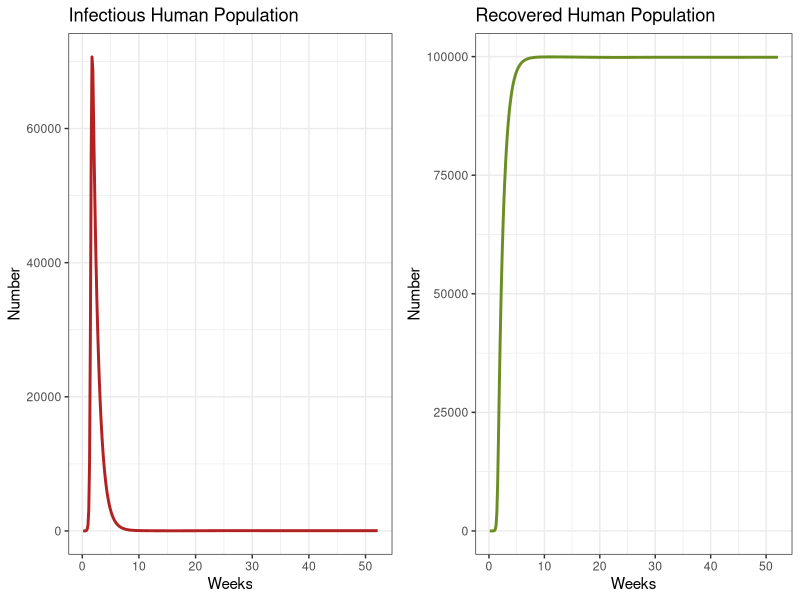
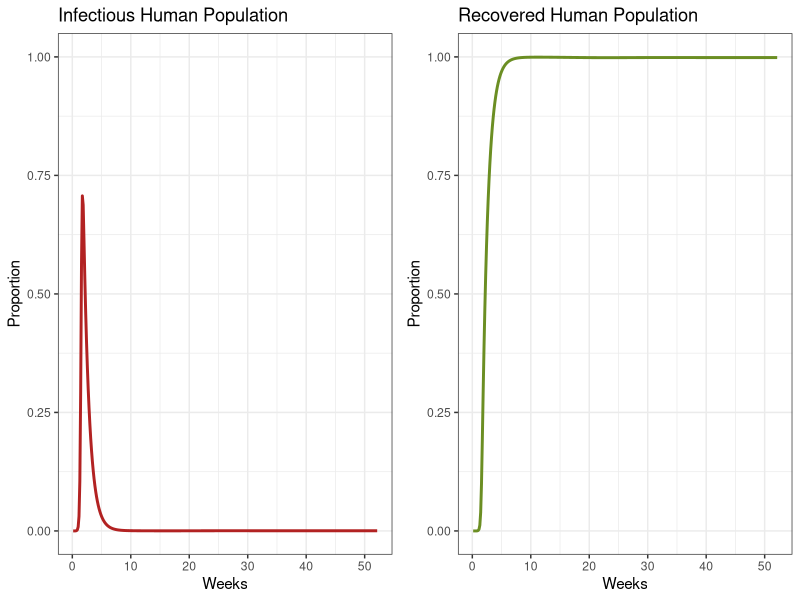
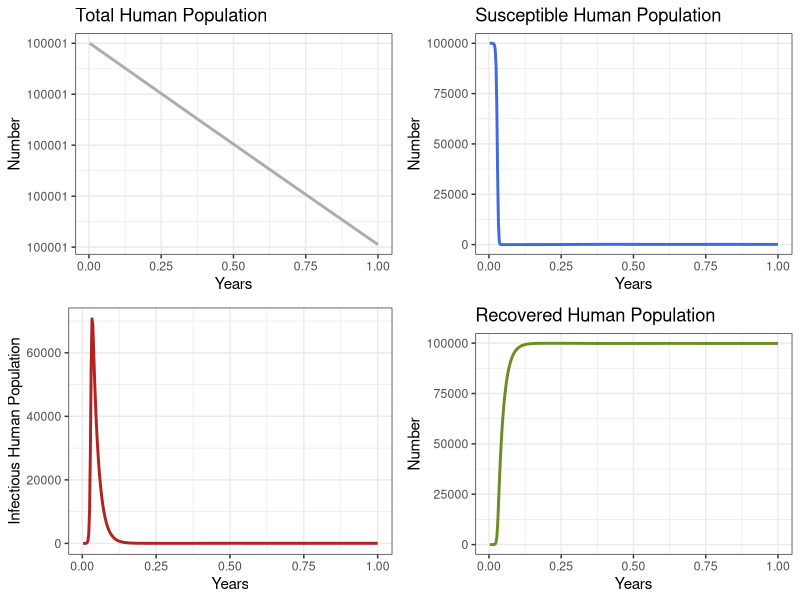
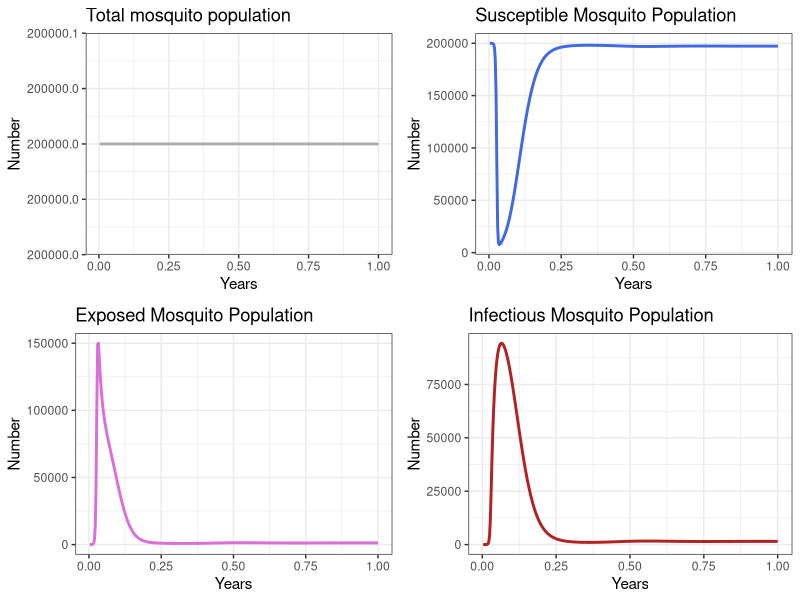
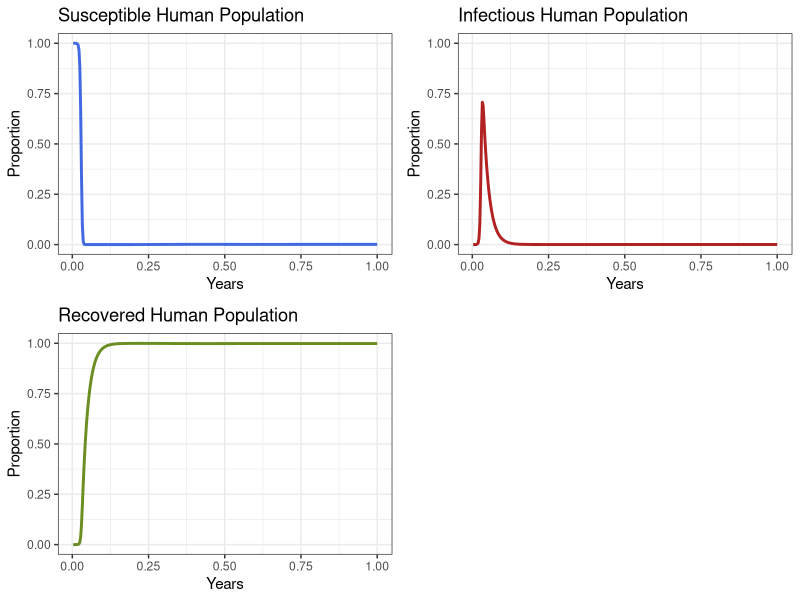

Here is the R script that generated these plots, in order:
## ---- chunk 1
#Versión última modificación 21/10/2022
full_version <- TRUE
## ---- chunk 2
# Load the deSolve package for solving differential equations
library(deSolve)  

# Load the tidyverse package for data manipulation and visualization
library(tidyverse)  

# Load the cowplot package for enhanced plot layout and customization
library(cowplot)

## ---- chunk 3

# Parameter List 
Lv <- 10                # Life expectancy of mosquitoes (in days)
Lh <- 50 * 365          # Life expectancy of humans (in days)
IPh <- 7                # Infectious period in humans (in days)
IPv <- 6                # Infectious period in mosquitoes (in days)
EIP <- 8.4              # Extrinsic incubation period in adult mosquitoes (in days)
muv <- 1 / Lv           # Per capita mortality rate of mosquito population (1/Lv)
muh <- 1 / Lh           # Per capita mortality rate of the human population (1/Lh)
alphav <- muv           # Per capita birth rate of the mosquito population. For now, we will assume that it is the same as the mortality rate.
alphah <- muh           # Per capita birth rate of the human population.  For now, we will assume that it is the same as the mortality rate
gamma <- 1 / IPh        # Recovery rate in humans (1/IPh)
delta <- 1 / EIP        # Extrinsic incubation rate (1/EIP)
Nh <- 100000            # Number of humans. For this exercise, we suggest 100,000 humans. You can change this if you want according to the city you chose to model.
m <- 2                  # Density of female mosquitoes per human
Nv <- m * Nh            # Number of mosquitoes (m * Nh)
R0 <- 1000              # Basic Reproduction Number
ph <- 0.7               # Probability of transmission from an infectious mosquito to a susceptible human after a bite.
pv <- 0.7               # Probability of transmission from an infectious human to a susceptible mosquito after a bite.
b <- sqrt((R0 * muv * (muv + delta) * (muh + gamma)) / 
         (m * ph * pv * delta))  # Biting rate
betah <- ph * b         # Coefficient of transmission from an infectious mosquito to a susceptible human after a bite (ph * b)
betav <- pv * b         # Coefficient of transmission from an infectious human to a susceptible mosquito after a bite (pv * b)
TIME <- 1               # Number of years to be simulated. For this exercise, we will start with the first year of the epidemic.

## ---- chunk 4

# Simple Deterministic Model (FUN)
zika_model <- function(time, state_variable, parameters) {
  
  with(as.list(c(state_variable, parameters)), # local environment to evaluate derivatives
       {
         # Humans
         dSh   <-  alphah * Nh - betah * (Iv/Nh) * Sh - muh * Sh
         dIh   <-  betah * (Iv/Nh) * Sh  - (gamma + muh) * Ih
         dRh   <-  gamma * Ih  - muh * Rh

         # Mosquitoes
         dSv   <-  alphav * Nv - betav * (Ih/Nh) * Sv - muv * Sv
         dEv   <-  betav * (Ih/Nh) * Sv - (delta + muv)* Ev
         dIv   <-  delta * Ev - muv * Iv

         dx    <- c(dSh, dIh, dRh, dSv, dEv, dIv)
        list(c(dSh, dIh, dRh, dSv, dEv, dIv))
       }
  )
}
## ---- chunk 5
# Sequence of times (times)
time <- seq(1, 365 * TIME , by = 1)
# Parameters (parms)
parameters <- c(
  muv      = muv,
  muh      = muh,
  alphav   = alphav,
  alphah   = alphah,
  gamma    = gamma,
  delta    = delta,
  betav    = betav,
  betah    = betah,
  Nh       = Nh,
  Nv       = Nv
)
## ---- chunk 6
# Initial conditions of the system (y)

start <- c(Sh = Nh,        # Population of susceptible humans before the start of the epidemic
           Ih = 0,        # Population of infectious humans before the start of the epidemic
           Rh = 0,        # Population of humans recovered before the start of the epidemic
           Sv = Nv,        # Population of susceptible mosquitoes before the start of the epidemic
           Ev = 0,        # Population of mosquitoes exposed before the start of the epidemic
           Iv = 0)        # Population of infectious mosquitoes before the start of the epidemic


## ---- chunk 7
# Solution
out <- ode(y = start , 
              times = time  ,   
              fun = zika_model ,   
              parms = parameters  
) %>%
  as.data.frame() # Convert to data frame
## ---- chunk 8
# Initial conditions at the beginning of the epidemic

start <- c(Sh = Nh,   # Initial population of susceptible humans
           Ih = 1,    # First infectious human case at the start of the epidemic
           Rh = 0,    # No recovered humans at the beginning
           Sv = Nv,   # Initial population of susceptible mosquitoes
           Ev = 0,    # No exposed mosquitoes at the start of the epidemic
           Iv = 0)    # No infectious mosquitoes at the beginning
## ---- chunk 9
out <- ode(y = start , 
              times = time  ,   
              fun = zika_model ,   
              parms = parameters  
) %>%
  as.data.frame() # Convert to data frame
## ---- chunk 10
# Convert the times from days to years and weeks, respectively
out$years <- out$time/365
out$weeks <- out$time/7
## ---- chunk 11
# Review the first epidemic
p1e <- ggplot(data = out, aes(y = Ih, x = weeks)) +
  geom_line(color='firebrick', linewidth=1) +
  labs(title = "Infectious Human Population", x = "Weeks", y = "Number") +
  theme_bw() 

p2e <- ggplot(data = out, aes(y = Rh, x = weeks)) +
  geom_line(color='olivedrab', linewidth=1)+
  labs(title = 'Recovered Human Population', x= "Weeks", y= "Number") +
  theme_bw() 

plot_grid(p1e, p2e) # comparison graph of the infectious human population and recovered human population graph
## ---- chunk 12
# Review the first epidemic with proportions
p1e <- ggplot(data = out, aes(y = Ih/(Sh+Ih+Rh), x = weeks)) +
  geom_line(color='firebrick', linewidth=1) +
  labs(title = "Infectious Human Population", x = "Weeks", y = "Proportion") +
  theme_bw() +
  coord_cartesian(ylim = c(0,1)) # graph of infectious human population

p2e <- ggplot(data = out, aes(y = Rh/(Sh+Ih+Rh), x = weeks)) +
  geom_line(color='olivedrab', linewidth=1)+
  labs(title = 'Recovered Human Population', x= "Weeks", y= "Proportion") +
  theme_bw() +
  coord_cartesian(ylim = c(0,1)) # graph of recovered human population}

plot_grid(p1e, p2e) # comparison graph of the infectious human population and recovered human population graph
## ---- chunk 13
 # Examine the behavior of the model for 100 years
p1h <- ggplot(data = out, aes(y = (Rh + Ih + Sh), x = years)) +
  geom_line(color='grey68', linewidth=1) +
  labs(title = 'Total Human Population', x = "Years", y = "Number") +
  theme_bw()
p2h <- ggplot(data = out, aes(y = Sh, x = years)) +
  geom_line(color='royalblue', linewidth=1)+
  labs(title = 'Susceptible Human Population', x = "Years", y = "Number") +
  theme_bw()
p3h <- ggplot(data = out, aes(y = Ih, x = years)) +
  geom_line(color='firebrick', linewidth=1) +
  labs(y = 'Infectious Human Population', x = "Years", y = "Number") +
  theme_bw()
p4h <- ggplot(data = out, aes(y = Rh, x = years)) +
  geom_line(color='olivedrab', linewidth=1)+
  labs(title = 'Recovered Human Population' , x = "Years", y = "Number") +
  theme_bw()


plot_grid(p1h, p2h, p3h, p4h, ncol = 2)

## ---- chunk 14
# Examine the behavior of the model
p1v <- ggplot(data = out, aes(y = (Sv + Ev + Iv), x = years)) +
  geom_line(color='grey68', linewidth=1) +
  labs(title = 'Total mosquito population', x = "Years", y = "Number")+
  theme_bw()
p2v <- ggplot(data = out, aes(y = Sv, x = years)) +
  geom_line(color='royalblue', linewidth=1) +
  labs(title = 'Susceptible Mosquito Population', x = "Years", y = "Number") +
  theme_bw()
p3v <- ggplot(data = out, aes(y = Ev, x = years)) +
  geom_line(color='orchid', linewidth=1) +
  labs(title = 'Exposed Mosquito Population', x = "Years", y = "Number") +
  theme_bw()
p4v <- ggplot(data = out, aes(y = Iv, x = years)) +
  geom_line(color='firebrick', linewidth=1) +
  labs(title = 'Infectious Mosquito Population', x = "Years", y = "Number") +
  theme_bw()


plot_grid(p1v, p2v, p3v, p4v, ncol = 2)


## ---- chunk 15
#Proportions
p1 <- ggplot(data = out, aes(y = Sh/(Sh+Ih+Rh), x = years)) +
  geom_line(color='royalblue', linewidth=1)+
  ggtitle('Susceptible human population') +
  labs(title = "Susceptible Human Population", x = "Years", y = "Proportion") +
	theme_bw() +
  coord_cartesian(ylim = c(0, 1))
p2 <- ggplot(data = out, aes(y = Ih/(Sh+Ih+Rh), x = years)) +
  geom_line(color='firebrick', linewidth=1) +
  labs(title = "Infectious Human Population", x = "Years", y = "Proportion") +
	theme_bw() +
  coord_cartesian(ylim = c(0, 1))
p3 <- ggplot(data = out, aes(y = Rh/(Sh+Ih+Rh), x = years)) +
  geom_line(color='olivedrab', linewidth=1) +
  labs(title = "Recovered Human Population", x = "Years", y = "Proportion") +
	theme_bw() +
  coord_cartesian(ylim = c(0, 1))


plot_grid(p1, p2, p3, ncol = 2)  
